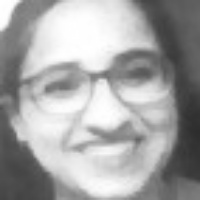
#> input picture Images/Laveena/1.jpg, 200 x 200 px, given in place of the camera
$ jupyter execute --allow-errors 'Face Predictor.ipynb'   (text cells are left out)
#> lines starting #> are read from the running program, lines starting #| are printed output that depends on the picture; after the words box and inside, x2 and y2 are one past the last pixel; in counts of white or black regions, pixels touching at a corner belong together
[cell 1]
#importing library
import cv2
import os
from All_Functions import *

[cell 2]
#using haarcascade model doing face detection
model_har = cv2.CascadeClassifier('haarcascade_frontalface_default.xml')

[cell 3]
#loading model for Shrishti face
Shrishti_model = cv2.face_LBPHFaceRecognizer.create()
#> (the rest of this cell did not finish here and is left out)

[cell 4]
#loading model for Laveena face
Laveena_model = cv2.face_LBPHFaceRecognizer.create()
#> (the rest of this cell did not finish here and is left out)

[cell 5]
#loading model for Tanushree face
Tanushree_model = cv2.face_LBPHFaceRecognizer.create()
#> (the rest of this cell did not finish here and is left out)

[cell 6]
#function for cropping the face
def cropface(img):

    # Convert image to grayscale
    gray = cv2.cvtColor(img,cv2.COLOR_BGR2GRAY)
    faces = model_har.detectMultiScale(gray, 1.3, 5)
    if faces is ():
        return img

    for (x,y,w,h) in faces:
        cv2.rectangle(img,(x,y),(x+w,y+h),(0,255,255),2)
        cropped = img[y:y+h, x:x+w]
    return cropped

[cell 7]
#capturing Shrishti face
cap = cv2.VideoCapture(0)
ret, myframe = cap.read()
#> myframe is the input picture: shape (200, 200, 3); min 45, max 255, mean 164.9

#cropping image
myface_cropimage = cropface(myframe)
#> in cropface, `faces = model_har.detectMultiScale(gray, 1.3, 5)`: faces = [[9, 17, 174, 174]]
#> the loop in cropface, `for (x,y,w,h) in faces:` made 1 pass
#> pass 1, in cropface, `cropped = img[y:y+h, x:x+w]`:
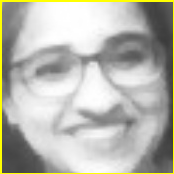
#> cropped: shape (174, 174, 3); mean B, G, R 173.9, 182.6, 182.6
#> after the loop in cropface, `for (x,y,w,h) in faces:`:
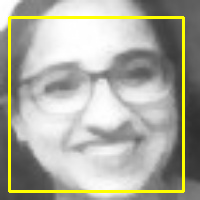
#> img: shape (200, 200, 3); 5.21% of pixels changed, all inside (x1, y1, x2, y2) = (8, 16, 185, 193)

#change color of image to gray color
myface_cropimage = cv2.cvtColor(myface_cropimage,cv2.COLOR_BGR2GRAY)
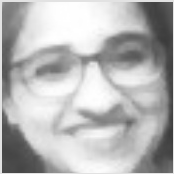
#> myface_cropimage: shape (174, 174); min 59, max 255, mean 181.6

#resizing the image
myface_cropimage = cv2.resize(myface_cropimage,(200,200))
#> myface_cropimage: shape (200, 200)

#showing my image
cv2.imshow("my crop photo",myface_cropimage)
cv2.waitKey()
cv2.destroyAllWindows()

#myface stroing into file
cv2.imwrite("Shrishti_photo.jpg",myface_cropimage)

#release camera
cap.release()

# predicting the result of Shrishti face
#> (the rest of this cell did not finish here and is left out)

[cell 8]
#capturing Laveena face
cap = cv2.VideoCapture(0)
ret, myframe = cap.read()

#cropping image
myface_cropimage = cropface(myframe)
#> the loop in cropface (call 2), `for (x,y,w,h) in faces:` made 1 pass

#change color of image to gray color
myface_cropimage = cv2.cvtColor(myface_cropimage,cv2.COLOR_BGR2GRAY)

#resizing the image
myface_cropimage = cv2.resize(myface_cropimage,(200,200))

#showing my image
cv2.imshow("my crop photo",myface_cropimage)
cv2.waitKey()
cv2.destroyAllWindows()

#myface stroing into file
cv2.imwrite("Laveena_photo.jpg",myface_cropimage)

#release camera
cap.release()

# predicting the result of Shrishti face
#> (the rest of this cell did not finish here and is left out)

[cell 9]
#capturing Tanushree face
cap = cv2.VideoCapture(0)
ret, myframe = cap.read()

#cropping image
myface_cropimage = cropface(myframe)

$ run again, on Images/Laveena/11.jpg
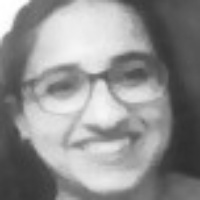
#> input picture Images/Laveena/11.jpg, 200 x 200 px, given in place of the camera
#> myframe is the input picture: shape (200, 200, 3); min 45, max 255, mean 143.8
#> faces = [[14, 20, 162, 162]]
#> the loop in cropface, `for (x,y,w,h) in faces:` made 1 pass
#> after the loop in cropface, `for (x,y,w,h) in faces:`:
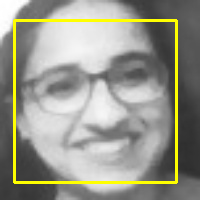
#> img: shape (200, 200, 3); 4.85% of pixels changed, all inside (x1, y1, x2, y2) = (13, 19, 178, 184)
#> `myface_cropimage = cv2.cvtColor(myface_cropimage,cv2.COLOR_BGR2GRAY)`:
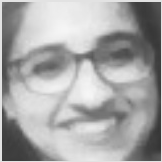
#> myface_cropimage: shape (162, 162); min 51, max 246, mean 166.5
#> the loop in cropface (call 2), `for (x,y,w,h) in faces:` made 1 pass
